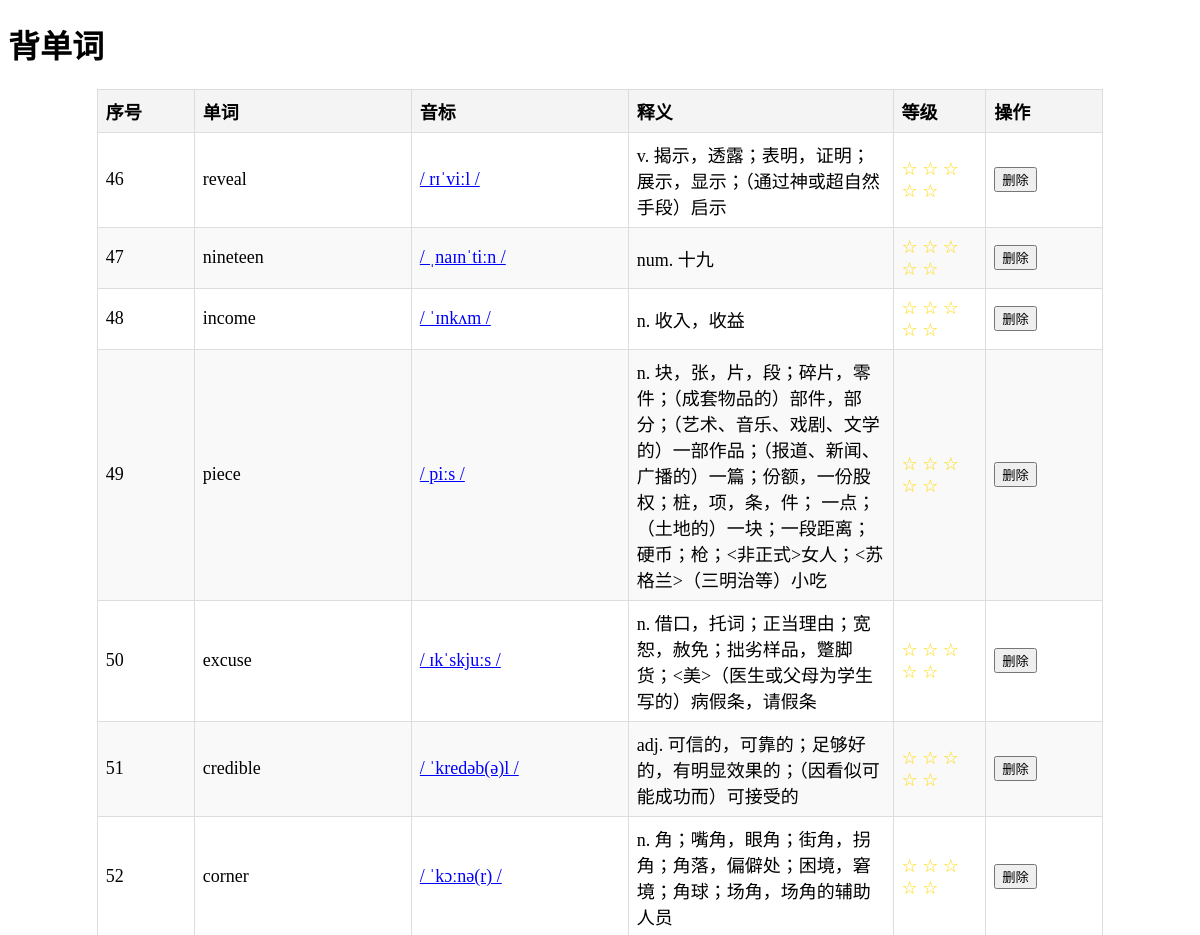
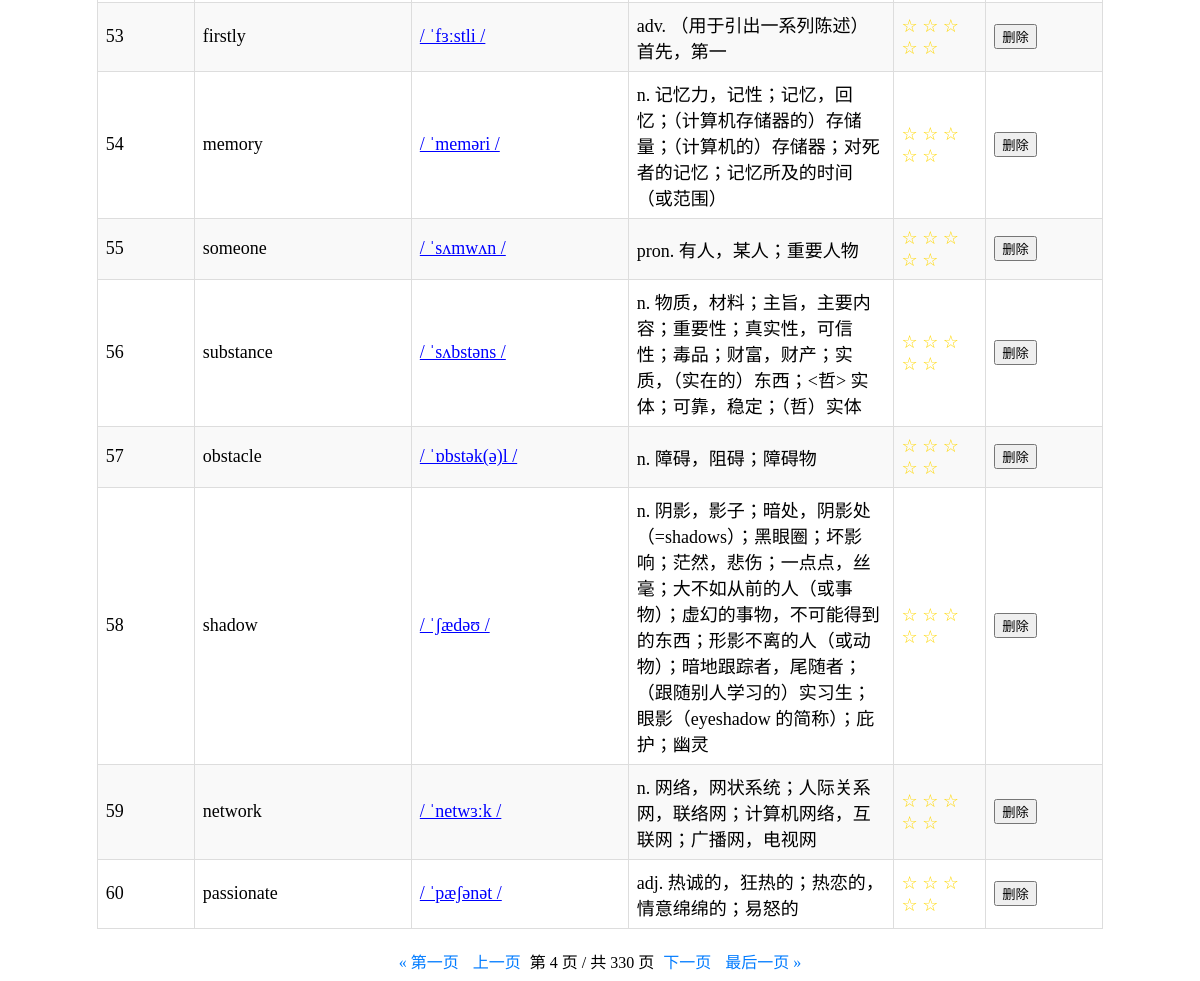
Screenshot of /words/?page=4 with the database file from the repository (2 pictures, top to bottom).
### learning/models.py (models this page shows, shortened)
class Word(models.Model):
    word = models.CharField(max_length=100)
    definition = models.CharField(max_length=100)
    example = models.TextField()
    phonetic_uk = models.CharField(max_length=100, blank=True)  # 英音发音地址
    phonetic = models.CharField(max_length=100, blank=True)
    phonetic_us = models.CharField(max_length=100, blank=True)  # 美音发音地址
    rating = models.IntegerField(default=0, choices=[(i, str(i)) for i in range(0, 6)])  # 单词本身的难度评分

### learning/views.py (the view)
# urls.py: path('words/', views.word_list, name='word_list'),  # 单词列表页
def word_list(request):
    words = Word.objects.all().order_by('id')  # 按 id 排序，确保分页顺序一致
    paginator = Paginator(words, 15)
    page_number = request.GET.get('page')  # 获取当前页码
    page_obj = paginator.get_page(page_number)  # 获取当前页的数据
    start_index = (page_obj.number - 1) * paginator.per_page  # 当前页的起始索引
    for index, word in enumerate(page_obj.object_list, start=start_index + 1):
        word.global_index = index  # 为每个单词对象添加全局序号
    return render(request, 'learning/word_list.html', {'page_obj': page_obj})

### learning/templates/learning/word_list.html (shortened to what this page needs)
<!DOCTYPE html>
<html lang="en">
<head>
</head>
<body>
<h1>背单词</h1>
<div class="container">
    <table>
        <thead>
        <tr>
            <th>序号</th>
            <th>单词</th>
            <th>音标</th>
            <th>释义</th>
            <th>等级</th>
            <th>操作</th>
        </tr>
        </thead>
        <tbody>
        {% for word in page_obj %}
        <tr>
            <td class="index">{{ word.global_index }}</td>
            <td class="word">{{ word.word }}</td>
            <td class="phonetic" onclick="playAudio('{{ word.word }}')">{{ word.phonetic }}</td>
            <td class="definition">{{ word.definition }}</td>
            <td>
                {% for i in "12345" %}
                <span class="rating">{% if forloop.counter <= word.rating %}★{% else %}☆{% endif %}</span>
                {% endfor %}
            </td>
            <td class="actions">
                <form action="{% url 'delete_word' word.id %}" method="post" style="display:inline;">
                    <button type="submit" onclick="return confirm('确定要删除这个单词吗？')">删除</button>
                </form>
            </td>
        </tr>
        {% endfor %}
        </tbody>
    </table>
    <div class="pagination">
        {% if page_obj.has_previous %}
        <a href="?page=1">&laquo; 第一页</a>
        <a href="?page={{ page_obj.previous_page_number }}">上一页</a>
        {% endif %}
        <span class="current">
            第 {{ page_obj.number }} 页 / 共 {{ page_obj.paginator.num_pages }} 页
        </span>
        {% if page_obj.has_next %}
        <a href="?page={{ page_obj.next_page_number }}">下一页</a>
        <a href="?page={{ page_obj.paginator.num_pages }}">最后一页 &raquo;</a>
        {% endif %}
    </div>
</div>
</body>
</html>

### learning/templates/learning/word_list.html (style rules this page uses)
.container { width: 85%; margin: 0 auto; }
table { width: 100%; border-collapse: collapse; margin: 20px 0; font-size: 18px; text-align: left; table-layout: auto; }
th, td { border: 1px solid #ddd; padding: 8px; }
.index { width: 80px; }
th { background-color: #f4f4f4; }
tr:nth-child(even) { background-color: #f9f9f9; }
.rating { color: gold; }
td.definition { max-width: 300px; white-space: normal; word-wrap: break-word; }
td.word, td.phonetic { width: 200px; white-space: nowrap; }
td.actions { width: 100px; white-space: nowrap; }
.phonetic { width: 200px; cursor: pointer; color: blue; text-decoration: underline; }
.pagination { margin-top: 20px; text-align: center; }
.pagination a { margin: 0 5px; text-decoration: none; color: #007BFF; }

### rows the page displays
Word: global_index "46", word "reveal", phonetic "/ rɪˈviːl /", definition "v. 揭示，透露；表明，证明；展示，显示；（通过神或超自然手段）启示", rating 0 (drawn)
Word: global_index "47", word "nineteen", phonetic "/ ˌnaɪnˈtiːn /", definition "num. 十九", rating 0 (drawn)
Word: global_index "48", word "income", phonetic "/ ˈɪnkʌm /", definition "n. 收入，收益", rating 0 (drawn)
Word: global_index "49", word "piece", phonetic "/ piːs /", definition "n. 块，张，片，段；碎片，零件；（成套物品的）部件，部分；（艺术、音乐、戏剧、文学的）一部作品；（报道、新闻、广播的）一篇；份额，一份股权；桩，项，条，件； 一点；（土地的）一块；一段距离；硬币；枪；<非正式>女人；<苏格兰>（三明治等）小吃", rating 0 (drawn)
Word: global_index "50", word "excuse", phonetic "/ ɪkˈskjuːs /", definition "n. 借口，托词；正当理由；宽恕，赦免；拙劣样品，蹩脚货；<美>（医生或父母为学生写的）病假条，请假条", rating 0 (drawn)
Word: global_index "51", word "credible", phonetic "/ ˈkredəb(ə)l /", definition "adj. 可信的，可靠的；足够好的，有明显效果的；（因看似可能成功而）可接受的", rating 0 (drawn)
Word: global_index "52", word "corner", phonetic "/ ˈkɔːnə(r) /", definition "n. 角；嘴角，眼角；街角，拐角；角落，偏僻处；困境，窘境；角球；场角，场角的辅助人员", rating 0 (drawn)
Word: global_index "53", word "firstly", phonetic "/ ˈfɜːstli /", definition "adv. （用于引出一系列陈述）首先，第一", rating 0 (drawn)
Word: global_index "54", word "memory", phonetic "/ ˈmeməri /", definition "n. 记忆力，记性；记忆，回忆；（计算机存储器的）存储量；（计算机的）存储器；对死者的记忆；记忆所及的时间（或范围）", rating 0 (drawn)
Word: global_index "55", word "someone", phonetic "/ ˈsʌmwʌn /", definition "pron. 有人，某人；重要人物", rating 0 (drawn)
Word: global_index "56", word "substance", phonetic "/ ˈsʌbstəns /", definition "n. 物质，材料；主旨，主要内容；重要性；真实性，可信性；毒品；财富，财产；实质，（实在的）东西；<哲> 实体；可靠，稳定；（哲）实体", rating 0 (drawn)
Word: global_index "57", word "obstacle", phonetic "/ ˈɒbstək(ə)l /", definition "n. 障碍，阻碍；障碍物", rating 0 (drawn)
Word: global_index "58", word "shadow", phonetic "/ ˈʃædəʊ /", definition "n. 阴影，影子；暗处，阴影处（=shadows）；黑眼圈；坏影响；茫然，悲伤；一点点，丝毫；大不如从前的人（或事物）；虚幻的事物，不可能得到的东西；形影不离的人（或动物）；暗地跟踪者，尾随者；（跟随别人学习的）实习生；眼影（eyeshadow 的简称）；庇护；幽灵", rating 0 (drawn)
Word: global_index "59", word "network", phonetic "/ ˈnetwɜːk /", definition "n. 网络，网状系统；人际关系网，联络网；计算机网络，互联网；广播网，电视网", rating 0 (drawn)
Word: global_index "60", word "passionate", phonetic "/ ˈpæʃənət /", definition "adj. 热诚的，狂热的；热恋的，情意绵绵的；易怒的", rating 0 (drawn)

### other values shown
{{ page_obj.number }} "4"
{{ page_obj.paginator.num_pages }} "330"
